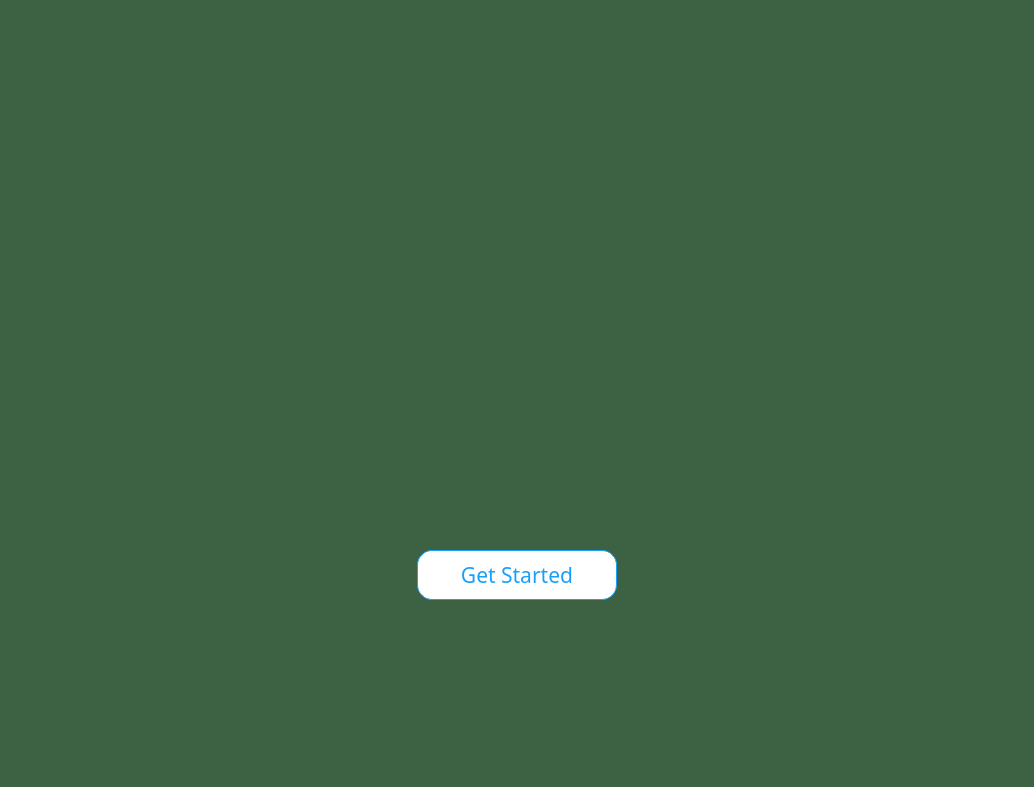
<?xml version="1.0" encoding="UTF-8"?>
<ui version="4.0">
 <class>SplashPage</class>
 <widget class="QMainWindow" name="SplashPage">
  <property name="geometry">
   <rect>
    <x>0</x>
    <y>0</y>
    <width>1034</width>
    <height>787</height>
   </rect>
  </property>
  <property name="minimumSize">
   <size>
    <width>800</width>
    <height>600</height>
   </size>
  </property>
  <property name="windowTitle">
   <string>MusGator</string>
  </property>
  <property name="styleSheet">
   <string notr="true">background-color: #3d6243;</string>
  </property>
  <widget class="QWidget" name="centralwidget">
   <layout class="QGridLayout" name="gridLayout" rowstretch="0,0" columnstretch="0,0">
    <property name="leftMargin">
     <number>9</number>
    </property>
    <item row="1" column="1">
     <layout class="QVBoxLayout" name="pageLayout" stretch="1,0,0,1,1">
      <property name="sizeConstraint">
       <enum>QLayout::SetDefaultConstraint</enum>
      </property>
      <property name="leftMargin">
       <number>20</number>
      </property>
      <property name="topMargin">
       <number>20</number>
      </property>
      <property name="rightMargin">
       <number>20</number>
      </property>
      <property name="bottomMargin">
       <number>20</number>
      </property>
      <item>
       <spacer name="verticalSpacer_4">
        <property name="orientation">
         <enum>Qt::Vertical</enum>
        </property>
        <property name="sizeHint" stdset="0">
         <size>
          <width>20</width>
          <height>40</height>
         </size>
        </property>
       </spacer>
      </item>
      <item>
       <layout class="QHBoxLayout" name="topLayout">
        <property name="topMargin">
         <number>30</number>
        </property>
        <item>
         <spacer name="horizontalSpacer_4">
          <property name="orientation">
           <enum>Qt::Horizontal</enum>
          </property>
          <property name="sizeType">
           <enum>QSizePolicy::Fixed</enum>
          </property>
          <property name="sizeHint" stdset="0">
           <size>
            <width>40</width>
            <height>20</height>
           </size>
          </property>
         </spacer>
        </item>
        <item>
         <layout class="QVBoxLayout" name="verticalLayout">
          <item alignment="Qt::AlignHCenter">
           <widget class="QLabel" name="appTitle">
            <property name="enabled">
             <bool>true</bool>
            </property>
            <property name="sizePolicy">
             <sizepolicy hsizetype="Fixed" vsizetype="Fixed">
              <horstretch>0</horstretch>
              <verstretch>0</verstretch>
             </sizepolicy>
            </property>
            <property name="minimumSize">
             <size>
              <width>281</width>
              <height>310</height>
             </size>
            </property>
            <property name="maximumSize">
             <size>
              <width>281</width>
              <height>310</height>
             </size>
            </property>
            <property name="font">
             <font>
              <family>Arial</family>
              <pointsize>80</pointsize>
              <weight>50</weight>
              <bold>false</bold>
              <stylestrategy>NoAntialias</stylestrategy>
             </font>
            </property>
            <property name="autoFillBackground">
             <bool>false</bool>
            </property>
            <property name="styleSheet">
             <string notr="true"/>
            </property>
            <property name="frameShape">
             <enum>QFrame::NoFrame</enum>
            </property>
            <property name="text">
             <string/>
            </property>
            <property name="pixmap">
             <pixmap resource="logo.qrc">:/splashLogo/logo.png</pixmap>
            </property>
            <property name="scaledContents">
             <bool>true</bool>
            </property>
            <property name="alignment">
             <set>Qt::AlignCenter</set>
            </property>
           </widget>
          </item>
         </layout>
        </item>
        <item>
         <spacer name="horizontalSpacer_3">
          <property name="orientation">
           <enum>Qt::Horizontal</enum>
          </property>
          <property name="sizeType">
           <enum>QSizePolicy::Fixed</enum>
          </property>
          <property name="sizeHint" stdset="0">
           <size>
            <width>40</width>
            <height>20</height>
           </size>
          </property>
         </spacer>
        </item>
       </layout>
      </item>
      <item>
       <spacer name="verticalSpacer_3">
        <property name="orientation">
         <enum>Qt::Vertical</enum>
        </property>
        <property name="sizeType">
         <enum>QSizePolicy::Fixed</enum>
        </property>
        <property name="sizeHint" stdset="0">
         <size>
          <width>20</width>
          <height>40</height>
         </size>
        </property>
       </spacer>
      </item>
      <item>
       <layout class="QHBoxLayout" name="bottomLayout" stretch="1,0,1">
        <property name="leftMargin">
         <number>0</number>
        </property>
        <property name="topMargin">
         <number>0</number>
        </property>
        <property name="rightMargin">
         <number>0</number>
        </property>
        <property name="bottomMargin">
         <number>0</number>
        </property>
        <item>
         <spacer name="horizontalSpacer_2">
          <property name="orientation">
           <enum>Qt::Horizontal</enum>
          </property>
          <property name="sizeHint" stdset="0">
           <size>
            <width>40</width>
            <height>20</height>
           </size>
          </property>
         </spacer>
        </item>
        <item>
         <layout class="QVBoxLayout" name="buttonsLayout" stretch="0,0,0">
          <property name="spacing">
           <number>6</number>
          </property>
          <property name="sizeConstraint">
           <enum>QLayout::SetDefaultConstraint</enum>
          </property>
          <property name="leftMargin">
           <number>0</number>
          </property>
          <property name="topMargin">
           <number>0</number>
          </property>
          <property name="rightMargin">
           <number>0</number>
          </property>
          <property name="bottomMargin">
           <number>0</number>
          </property>
          <item>
           <spacer name="verticalSpacer">
            <property name="orientation">
             <enum>Qt::Vertical</enum>
            </property>
            <property name="sizeHint" stdset="0">
             <size>
              <width>20</width>
              <height>40</height>
             </size>
            </property>
           </spacer>
          </item>
          <item>
           <widget class="QPushButton" name="startButton">
            <property name="sizePolicy">
             <sizepolicy hsizetype="Expanding" vsizetype="Expanding">
              <horstretch>1</horstretch>
              <verstretch>1</verstretch>
             </sizepolicy>
            </property>
            <property name="minimumSize">
             <size>
              <width>200</width>
              <height>50</height>
             </size>
            </property>
            <property name="maximumSize">
             <size>
              <width>200</width>
              <height>50</height>
             </size>
            </property>
            <property name="sizeIncrement">
             <size>
              <width>0</width>
              <height>0</height>
             </size>
            </property>
            <property name="font">
             <font>
              <family>Tw Cen MT</family>
              <pointsize>16</pointsize>
              <weight>50</weight>
              <bold>false</bold>
             </font>
            </property>
            <property name="layoutDirection">
             <enum>Qt::LeftToRight</enum>
            </property>
            <property name="styleSheet">
             <string notr="true">QPushButton {
background-color: rgb(255, 255, 255);
border: 1px solid #18A0FB;
border-radius: 15%;
color:#18A0FB;
}
QPushButton:hover {
color: rgb(255, 255, 255);
background-color:  #18A0FB;
border: 1px solid #fff;
}</string>
            </property>
            <property name="text">
             <string>Get Started</string>
            </property>
           </widget>
          </item>
          <item>
           <spacer name="verticalSpacer_2">
            <property name="orientation">
             <enum>Qt::Vertical</enum>
            </property>
            <property name="sizeHint" stdset="0">
             <size>
              <width>20</width>
              <height>40</height>
             </size>
            </property>
           </spacer>
          </item>
         </layout>
        </item>
        <item>
         <spacer name="horizontalSpacer">
          <property name="orientation">
           <enum>Qt::Horizontal</enum>
          </property>
          <property name="sizeHint" stdset="0">
           <size>
            <width>40</width>
            <height>20</height>
           </size>
          </property>
         </spacer>
        </item>
       </layout>
      </item>
      <item>
       <spacer name="verticalSpacer_5">
        <property name="orientation">
         <enum>Qt::Vertical</enum>
        </property>
        <property name="sizeHint" stdset="0">
         <size>
          <width>20</width>
          <height>40</height>
         </size>
        </property>
       </spacer>
      </item>
     </layout>
    </item>
   </layout>
  </widget>
  <widget class="QMenuBar" name="menubar">
   <property name="geometry">
    <rect>
     <x>0</x>
     <y>0</y>
     <width>1034</width>
     <height>21</height>
    </rect>
   </property>
  </widget>
  <widget class="QStatusBar" name="statusbar"/>
 </widget>
 <resources>
  <include location="logo.qrc"/>
 </resources>
 <connections/>
</ui>
